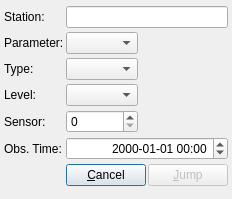
<?xml version="1.0" encoding="UTF-8"?>
<ui version="4.0">
 <class>JumpToObservation</class>
 <widget class="QDialog" name="JumpToObservation">
  <property name="geometry">
   <rect>
    <x>0</x>
    <y>0</y>
    <width>232</width>
    <height>199</height>
   </rect>
  </property>
  <property name="windowTitle">
   <string>Jump to Observation</string>
  </property>
  <layout class="QGridLayout" name="gridLayout">
   <property name="margin">
    <number>4</number>
   </property>
   <property name="spacing">
    <number>2</number>
   </property>
   <item row="0" column="0">
    <widget class="QLabel" name="labelStation">
     <property name="text">
      <string>Station:</string>
     </property>
     <property name="buddy">
      <cstring>textStation</cstring>
     </property>
    </widget>
   </item>
   <item row="0" column="1" colspan="2">
    <widget class="QLineEdit" name="textStation"/>
   </item>
   <item row="1" column="0">
    <widget class="QLabel" name="labelParam">
     <property name="text">
      <string>Parameter:</string>
     </property>
     <property name="buddy">
      <cstring>comboParam</cstring>
     </property>
    </widget>
   </item>
   <item row="1" column="1">
    <widget class="QComboBox" name="comboParam"/>
   </item>
   <item row="1" column="2">
    <spacer name="horizontalSpacer_2">
     <property name="orientation">
      <enum>Qt::Horizontal</enum>
     </property>
     <property name="sizeHint" stdset="0">
      <size>
       <width>73</width>
       <height>20</height>
      </size>
     </property>
    </spacer>
   </item>
   <item row="2" column="0">
    <widget class="QLabel" name="labelType">
     <property name="text">
      <string>Type:</string>
     </property>
     <property name="buddy">
      <cstring>comboType</cstring>
     </property>
    </widget>
   </item>
   <item row="2" column="1">
    <widget class="QComboBox" name="comboType"/>
   </item>
   <item row="3" column="0">
    <widget class="QLabel" name="labelLevel">
     <property name="text">
      <string>Level:</string>
     </property>
    </widget>
   </item>
   <item row="3" column="1">
    <widget class="QComboBox" name="comboLevel"/>
   </item>
   <item row="4" column="0">
    <widget class="QLabel" name="labelSensor">
     <property name="text">
      <string>Sensor:</string>
     </property>
     <property name="buddy">
      <cstring>spinSensorNr</cstring>
     </property>
    </widget>
   </item>
   <item row="4" column="1">
    <widget class="QSpinBox" name="spinSensorNr"/>
   </item>
   <item row="5" column="0">
    <widget class="QLabel" name="labelObsTime">
     <property name="text">
      <string>Obs. Time:</string>
     </property>
     <property name="buddy">
      <cstring>editObsTime</cstring>
     </property>
    </widget>
   </item>
   <item row="5" column="1" colspan="2">
    <widget class="MiDateTimeEdit" name="editObsTime">
     <property name="alignment">
      <set>Qt::AlignRight|Qt::AlignTrailing|Qt::AlignVCenter</set>
     </property>
     <property name="currentSection">
      <enum>QDateTimeEdit::YearSection</enum>
     </property>
     <property name="displayFormat">
      <string notr="true">yyyy-MM-dd hh:mm</string>
     </property>
    </widget>
   </item>
   <item row="6" column="0" colspan="3">
    <layout class="QHBoxLayout" name="horizontalLayout_3">
     <item>
      <spacer name="horizontalSpacer">
       <property name="orientation">
        <enum>Qt::Horizontal</enum>
       </property>
       <property name="sizeHint" stdset="0">
        <size>
         <width>40</width>
         <height>20</height>
        </size>
       </property>
      </spacer>
     </item>
     <item>
      <widget class="QPushButton" name="buttonCancel">
       <property name="text">
        <string>&amp;Cancel</string>
       </property>
      </widget>
     </item>
     <item>
      <widget class="QPushButton" name="buttonJump">
       <property name="enabled">
        <bool>false</bool>
       </property>
       <property name="text">
        <string>&amp;Jump</string>
       </property>
      </widget>
     </item>
    </layout>
   </item>
  </layout>
  <zorder>textStation</zorder>
  <zorder>labelParam</zorder>
  <zorder>comboParam</zorder>
  <zorder>labelType</zorder>
  <zorder>comboType</zorder>
  <zorder>labelObsTime</zorder>
  <zorder>editObsTime</zorder>
  <zorder>labelStation</zorder>
  <zorder>labelSensor</zorder>
  <zorder>spinSensorNr</zorder>
  <zorder>labelLevel</zorder>
  <zorder>comboLevel</zorder>
  <zorder>horizontalSpacer_2</zorder>
 </widget>
 <customwidgets>
  <customwidget>
   <class>MiDateTimeEdit</class>
   <extends>QDateTimeEdit</extends>
   <header>util/MiDateTimeEdit.hh</header>
  </customwidget>
 </customwidgets>
 <resources/>
 <connections>
  <connection>
   <sender>buttonCancel</sender>
   <signal>clicked()</signal>
   <receiver>JumpToObservation</receiver>
   <slot>reject()</slot>
   <hints>
    <hint type="sourcelabel">
     <x>135</x>
     <y>193</y>
    </hint>
    <hint type="destinationlabel">
     <x>162</x>
     <y>110</y>
    </hint>
   </hints>
  </connection>
  <connection>
   <sender>buttonJump</sender>
   <signal>clicked()</signal>
   <receiver>JumpToObservation</receiver>
   <slot>accept()</slot>
   <hints>
    <hint type="sourcelabel">
     <x>226</x>
     <y>167</y>
    </hint>
    <hint type="destinationlabel">
     <x>207</x>
     <y>60</y>
    </hint>
   </hints>
  </connection>
 </connections>
 <slots>
  <slot>onStationEdited()</slot>
  <slot>onParameterSelected(int)</slot>
 </slots>
</ui>
